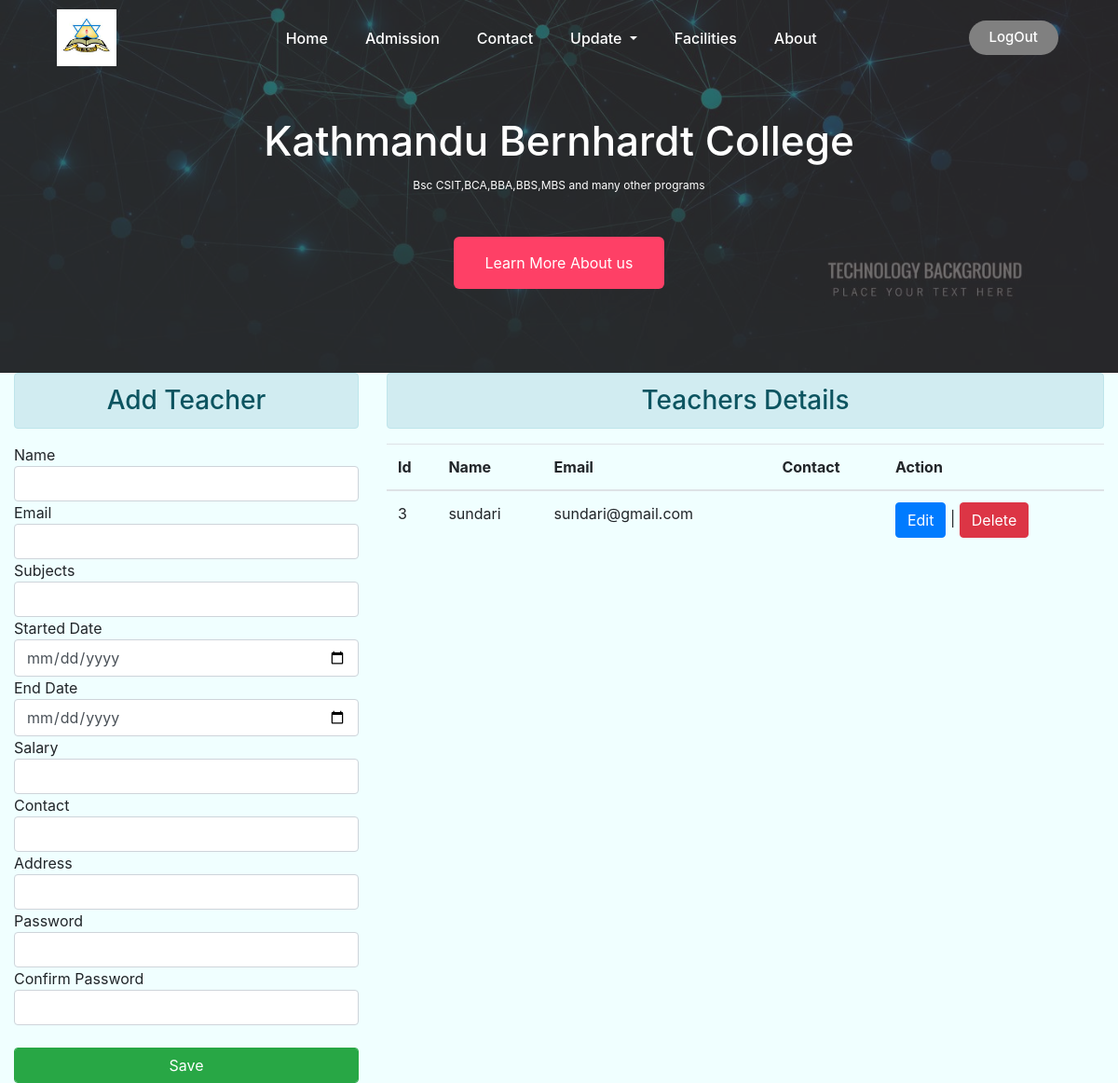
Before: /adminteacher/ (signed in) with the older database file.
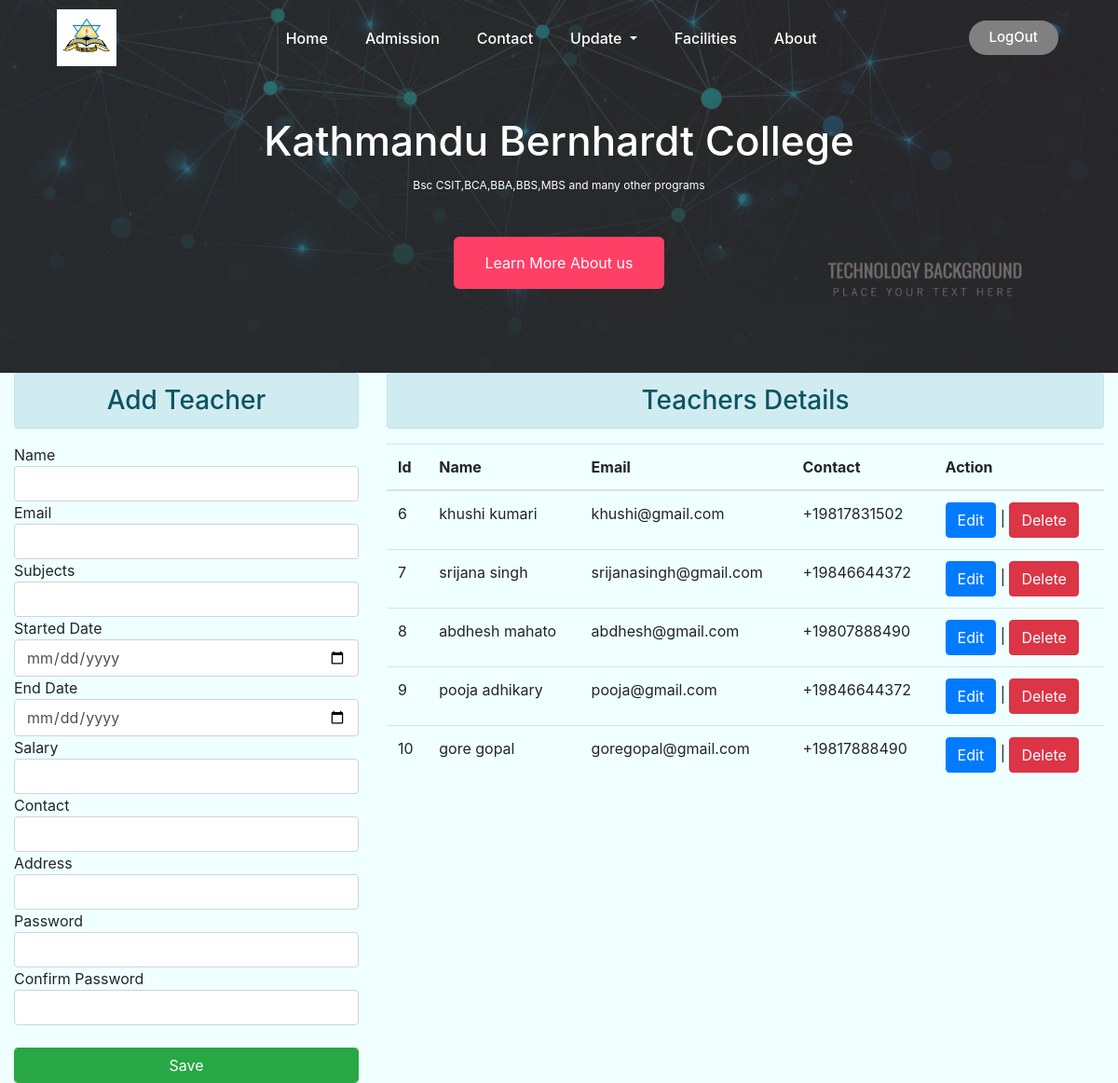
After: the same page with the newer database file.
### teacher/models.py (models this page shows, shortened)
class TeacherDetails(models.Model):
    name = models.CharField(max_length=200)
    email = models.EmailField(unique=True, blank=True, null=True)
    subject = models.CharField(max_length=100)
    started_date = models.DateTimeField(auto_now_add=True,null=True,blank=True)
    end_date = models.DateTimeField(auto_now_add=True,null=True,blank=True)
    salary = models.PositiveIntegerField()
    contact = PhoneField(blank=True, help_text='Contact number')
    address = models.CharField(max_length=200,null=True)
    slug = models.SlugField(max_length=50, unique=True,blank=True,null=True)
    user = models.OneToOneField(Account,on_delete=models.CASCADE)

### kbc/views.py (the view)
# urls.py: path('adminteacher/',views.Adminteacher, name='adminteacher'),
@login_required(login_url='signin')
def Adminteacher(request):
    teacher_details=TeacherDetails.objects.filter()[::1]
    return render(request,'admin/adminteacher.html',{'teacher_details':teacher_details})

### templates/admin/adminteacher.html (shortened to what this page needs)
{% extends 'base/master.html' %}
{% block 'content' %}
<div class="container-fluid">
    <div class="row" style='background-color:azure'>
        <div class="col-sm-4">
            <h3 class="text-center alert alert-info">Add Teacher</h3>
            <form action="{% url 'teacherusersignup' %}" method="post" enctype="multipart/form-data" class="form">
                <span>Name</span>
                <input type="text" class="form-control" name="Tname">
                <span>Email</span>
                <input type="email" class="form-control" name="email">
                <span>Subjects</span>
                <input type="text" class="form-control" name="subject">
                <span>Started Date</span>
                <input type="date" class="form-control" name="sdate">
                <span>End Date</span>
                <input type="date" class="form-control" name="edate">
                <span>Salary</span>
                <input type="text" class="form-control" name="salary">
                <span>Contact</span>
                <input type="text" class="form-control" name="contact">
                <span>Address</span>
                <input type="text" class="form-control" name="address">
                <span>Password</span>
                <input type="password" class="form-control" name="password1">
                <span>Confirm Password</span>
                <input type="password" class="form-control" name="password2"><br>
                <button type="submit" class="form-control btn btn-success">Save</button>
            </form>
        </div>
        <div class="col-sm-8">
            <h3 class="text-center alert alert-info">Teachers Details</h3>
            <table class="table">
                <thead>
                    <tr>
                        <th>Id</th>
                        <th>Name</th>
                        <th>Email</th>
                        <th>Contact</th>
                        <th>Action</th>
                    </tr>
                </thead>
                <tbody>
                    {% for t in teacher_details %}
                    <tr>
                        <td>{{t.id}}</td>
                        <td>{{t.name}}</td>
                        <td>{{t.email}}</td>
                        <td>{{t.contact}}</td>
                        <td>
                            <a href="{% url 'editteacher' t.id %}"><button class="btn btn-primary">Edit</button></a>
                            |<a href="{% url 'delete' t.id %}"> <button class="btn btn-danger">Delete</button></a>
                        </td>
                    </tr>
                    {% endfor %}
                </tbody>
            </table>
        </div>
    </div>
</div>
{% endblock %}

Changed rows visible on the page:
removed TeacherDetails: id "3", name "sundari", email "sundari@gmail.com"
added TeacherDetails: id "6", name "khushi kumari", email "khushi@gmail.com", contact "+19817831502"
added TeacherDetails: id "7", name "srijana singh", email "srijanasingh@gmail.com", contact "+19846644372"
added TeacherDetails: id "8", name "abdhesh mahato", email "abdhesh@gmail.com", contact "+19807888490"
added TeacherDetails: id "9", name "pooja adhikary", email "pooja@gmail.com", contact "+19846644372"
added TeacherDetails: id "10", name "gore gopal", email "goregopal@gmail.com", contact "+19817888490"
